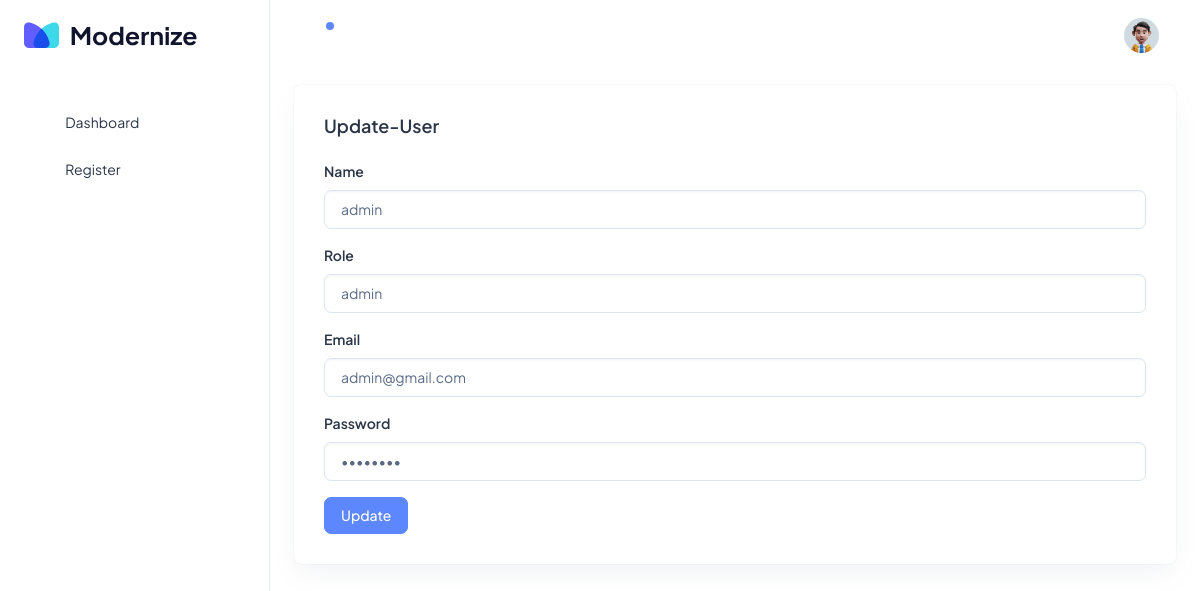
Screenshot of /html/edit_user.php?id=1 (signed in) with the database file from the repository.
### tables this page shows
CREATE TABLE `users` (
  `user_id` int(11) NOT NULL,
  `name` varchar(255) NOT NULL,
  `email` varchar(255) NOT NULL,
  `password` varchar(255) NOT NULL,
  `role` varchar(30) NOT NULL
);

### html/edit_user.php (the view, shortened to what this page needs)
<!doctype html>
<html lang="en">
<head>
    <link rel="stylesheet" href="../assets/css/styles.min.css" />
</head>
<body>
    <div class="page-wrapper" id="main-wrapper" data-layout="vertical" data-navbarbg="skin6" data-sidebartype="full" data-sidebar-position="fixed" data-header-position="fixed">
        <aside class="left-sidebar">
            <div>
                <div class="brand-logo d-flex align-items-center justify-content-between">
                    <a href="./index.html" class="text-nowrap logo-img">
                        <img src="../assets/images/logos/dark-logo.svg" width="180" alt="" />
                    </a>
                </div>
                <nav class="sidebar-nav scroll-sidebar" data-simplebar="">
                    <ul id="sidebarnav">
                        <li class="nav-small-cap">
                        </li>
                        <li class="sidebar-item">
                            <a class="sidebar-link" href="./admin_dash.php" aria-expanded="false">
                                <span>
                                    <i class="ti ti-layout-dashboard"></i>
                                </span>
                                <span class="hide-menu">Dashboard</span>
                            </a>
                        </li>
                        <li class="sidebar-item">
                            <a class="sidebar-link" href="./authentication-register.php" aria-expanded="false">
                                <span>
                                    <i class="ti ti-user-plus"></i>
                                </span>
                                <span class="hide-menu">Register</span>
                            </a>
                        </li>
                </nav>
            </div>
        </aside>
        <div class="body-wrapper">
            <header class="app-header">
                <nav class="navbar navbar-expand-lg navbar-light">
                    <ul class="navbar-nav">
                        <li class="nav-item">
                            <a class="nav-link nav-icon-hover" href="javascript:void(0)">
                                <i class="ti ti-bell-ringing"></i>
                                <div class="notification bg-primary rounded-circle"></div>
                            </a>
                        </li>
                    </ul>
                    <div class="navbar-collapse justify-content-end px-0" id="navbarNav">
                        <ul class="navbar-nav flex-row ms-auto align-items-center justify-content-end">
                            <li class="nav-item dropdown">
                                <a class="nav-link nav-icon-hover" href="javascript:void(0)" id="drop2" data-bs-toggle="dropdown" aria-expanded="false">
                                    <img src="../assets/images/profile/user-1.jpg" alt="" width="35" height="35" class="rounded-circle">
                                </a>
                            </li>
                        </ul>
                    </div>
                </nav>
            </header>
            <div class="container-fluid">
                <div class="card">
                <div class="card-body">
                        <h5 class="card-title fw-semibold mb-4">Update-User</h5>
                        <form method="post" action="update_user.php">
                            <?php
                            include 'db_connect.php';
                            if (isset($_GET['id'])) {
                                $userId = $_GET['id'];
                                $query = "SELECT * FROM users WHERE user_id = $userId";
                                $result = $conn->query($query);
                                if ($result->num_rows == 1) {
                                    $row = $result->fetch_assoc();
                                    echo '<div class="mb-3">';
                                    echo '<label for="userName" class="form-label">Name</label>';
                                    echo '<input type="text" class="form-control" id="userName" name="name" value="' . $row["name"] . '">';
                                    echo '</div>';
                                    echo '<div class="mb-3">';
                                    echo '<label for="userRole" class="form-label">Role</label>';
                                    echo '<input type="text" class="form-control" id="userRole" name="role" value="' . $row["role"] . '">';
                                    echo '</div>';
                                    echo '<div class="mb-3">';
                                    echo '<label for="userEmail" class="form-label">Email</label>';
                                    echo '<input type="email" class="form-control" id="userEmail" name="email" value="' . $row["email"] . '">';
                                    echo '</div>';
                                    echo '<div class="mb-3">';
                                    echo '<label for="userPassword" class="form-label">Password</label>';
                                    echo '<input type="password" class="form-control" id="userPassword" name="password" value="' . $row["password"] . '">';
                                    echo '</div>';
                                    echo '<button type="submit" class="btn btn-primary">Update</button>';
                                } else {
                                    echo '<p>No user found with this ID.</p>';
                                }
                            } else {
                                echo '<p>Invalid request.</p>';
                            }
                            ?>
                        </form>
                    </div>
                </div>
            </div>
        </div>
    </div>
</body>
</html>

### rows the page displays
users: name "admin", role "admin", email "admin@gmail.com"
